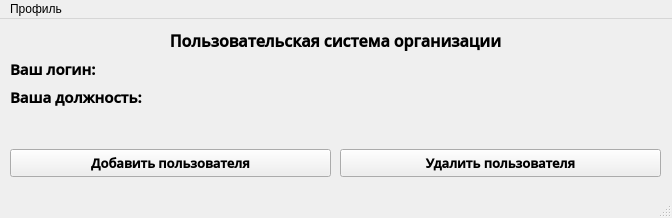
<?xml version="1.0" encoding="UTF-8"?>
<ui version="4.0">
 <class>MainWindow</class>
 <widget class="QMainWindow" name="MainWindow">
  <property name="geometry">
   <rect>
    <x>0</x>
    <y>0</y>
    <width>672</width>
    <height>218</height>
   </rect>
  </property>
  <property name="windowTitle">
   <string>Профиль - </string>
  </property>
  <widget class="QWidget" name="centralwidget">
   <widget class="QWidget" name="formLayoutWidget">
    <property name="geometry">
     <rect>
      <x>10</x>
      <y>10</y>
      <width>651</width>
      <height>101</height>
     </rect>
    </property>
    <layout class="QFormLayout" name="formLayout">
     <item row="0" column="0" colspan="2">
      <widget class="QLabel" name="label_4">
       <property name="font">
        <font>
         <family>Open Sans SemiBold</family>
         <pointsize>12</pointsize>
         <weight>75</weight>
         <bold>true</bold>
        </font>
       </property>
       <property name="text">
        <string>Пользовательская система организации</string>
       </property>
       <property name="alignment">
        <set>Qt::AlignCenter</set>
       </property>
      </widget>
     </item>
     <item row="1" column="0" colspan="2">
      <widget class="QLabel" name="your_login">
       <property name="font">
        <font>
         <family>Open Sans SemiBold</family>
         <pointsize>11</pointsize>
         <weight>75</weight>
         <bold>true</bold>
        </font>
       </property>
       <property name="text">
        <string>Ваш логин:</string>
       </property>
      </widget>
     </item>
     <item row="2" column="0" colspan="2">
      <widget class="QLabel" name="your_password">
       <property name="font">
        <font>
         <family>Open Sans SemiBold</family>
         <pointsize>11</pointsize>
         <weight>75</weight>
         <bold>true</bold>
        </font>
       </property>
       <property name="text">
        <string>Ваша должность: </string>
       </property>
      </widget>
     </item>
    </layout>
   </widget>
   <widget class="QPushButton" name="removeUserButton">
    <property name="geometry">
     <rect>
      <x>340</x>
      <y>130</y>
      <width>321</width>
      <height>28</height>
     </rect>
    </property>
    <property name="font">
     <font>
      <family>Open Sans SemiBold</family>
      <pointsize>10</pointsize>
      <weight>75</weight>
      <bold>true</bold>
     </font>
    </property>
    <property name="text">
     <string>Удалить пользователя</string>
    </property>
   </widget>
   <widget class="QPushButton" name="addUserButton">
    <property name="geometry">
     <rect>
      <x>10</x>
      <y>130</y>
      <width>321</width>
      <height>28</height>
     </rect>
    </property>
    <property name="font">
     <font>
      <family>Open Sans SemiBold</family>
      <pointsize>10</pointsize>
      <weight>75</weight>
      <bold>true</bold>
     </font>
    </property>
    <property name="text">
     <string>Добавить пользователя</string>
    </property>
   </widget>
  </widget>
  <widget class="QMenuBar" name="menubar">
   <property name="geometry">
    <rect>
     <x>0</x>
     <y>0</y>
     <width>672</width>
     <height>26</height>
    </rect>
   </property>
   <widget class="QMenu" name="menu">
    <property name="title">
     <string>Профиль</string>
    </property>
    <addaction name="action"/>
   </widget>
   <addaction name="menu"/>
  </widget>
  <widget class="QStatusBar" name="statusbar"/>
  <action name="action">
   <property name="text">
    <string>Выйти</string>
   </property>
  </action>
 </widget>
 <resources/>
 <connections/>
</ui>
